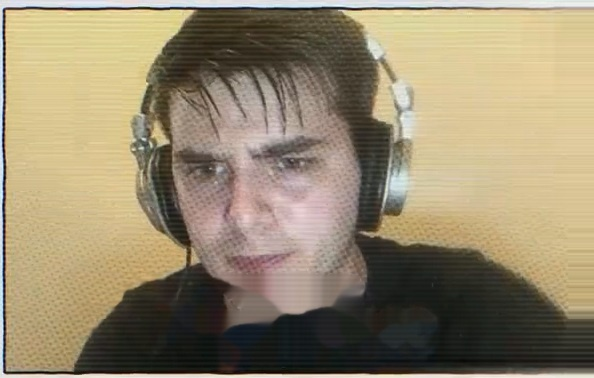
#> input picture skills/doc-shorts/template/examples/google-origin/assets/frame_card_t02.jpg, 594 x 378 px, given in place of 006.png, which was not available
$ python reltf_b.py 5 5 5 ../assets/frame_card_t02.jpg   (Python 2 division)
#> lines starting #> are read from the running program, lines starting #| are printed output that depends on the picture; pictures that were not available may be replaced by others from this repository, and a replacement may not be noted
"""Similarity transform of each reference tick relative to a master tick, using features in a
region mask (screen coords of the tick being matched).
usage: python tools/reltf_b.py MASTER TICK0 TICK1 [region y0 y1 x0 x1 | -] [ign y0 y1 x0 x1]"""
import sys, json
import cv2
import numpy as np
REF = "../reference/f10/{:03d}.png"
master = int(sys.argv[1]); k0, k1 = int(sys.argv[2]), int(sys.argv[3])
reg = [int(v) for v in sys.argv[4:8]] if len(sys.argv) >= 8 and sys.argv[4] != "-" else None
sift = cv2.SIFT_create(nfeatures=5000)
mg = cv2.imread(REF.format(master + 1), cv2.IMREAD_GRAYSCALE)
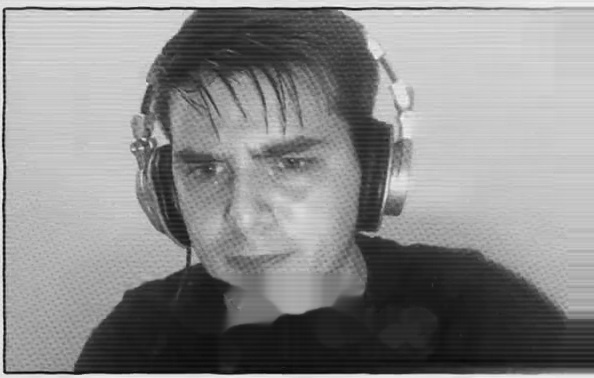
#> mg: shape (378, 594); min 3, max 251, mean 138.1
km, dm = sift.detectAndCompute(mg, None)
#> km = 1042 keypoints; strongest (x, y, size): (4, 54, 2.3), (4, 48, 2.3), (4, 65, 2.3), (4, 43, 2.3)
out = {}
for k in range(k0, k1 + 1):
    g = cv2.imread(REF.format(k + 1), cv2.IMREAD_GRAYSCALE)
    mask = np.zeros_like(g) if reg else np.full_like(g, 255)
    if reg: mask[reg[0]:reg[1], reg[2]:reg[3]] = 255
    kk, dk = sift.detectAndCompute(g, mask)
#> kk has the same summary as km
    m = cv2.BFMatcher().knnMatch(dk, dm, k=2)
#> m = 1042 matches
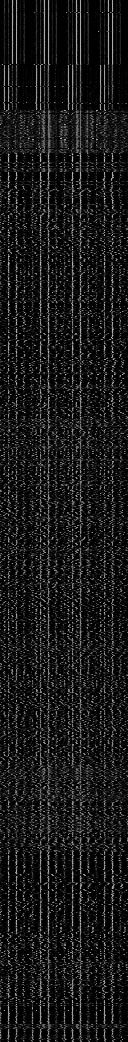
#> dk: shape (1042, 128) float32; min 0, max 207, mean 25
    good = [a for a, b in (p for p in m if len(p) == 2) if a.distance < 0.75 * b.distance]
#> good = 1042 matches
    if len(good) < 8: print(k, "few", len(good)); continue
    pk = np.float32([kk[x.queryIdx].pt for x in good]); pm = np.float32([km[x.trainIdx].pt for x in good])
#> after `pk = np.float32([kk[x.queryIdx].pt for x in good])`: pk = 1042 pairs, first value 3.17 to 569.5, second value 5.4 to 372.2
#> after `pm = np.float32([km[x.trainIdx].pt for x in good])`: pm has the same summary as pk
    # transform from MASTER coords to tick-k screen coords
    M, inl = cv2.estimateAffinePartial2D(pm, pk, method=cv2.RANSAC, ransacReprojThreshold=2.5, maxIters=5000)
#> M = [[1, 0, 0], [0, 1, 0]]; inl = 1042 values from 1 to 1
    s = float(np.hypot(M[0, 0], M[1, 0])); r = float(np.degrees(np.arctan2(M[1, 0], M[0, 0])))
#> after `s = float(np.hypot(M[0, 0], M[1, 0]))`: s = 1
#> after `r = float(np.degrees(np.arctan2(M[1, 0], M[0, 0])))`: r = 0
    out[k] = dict(s=s, rot=r, A=M.tolist(), inl=int(inl.sum()))
    print(f"{k} s={s:.4f} rot={r:6.2f} tx={M[0,2]:8.1f} ty={M[1,2]:8.1f} inl={int(inl.sum())}/{len(good)}")
#| 5 s=1.0000 rot=  0.00 tx=     0.0 ty=     0.0 inl=1042/1042
json.dump(out, open(f"/tmp/rel_{master}_{k0}_{k1}.json", "w"), indent=1)

$ run again, on skills/doc-shorts/template/examples/google-origin/assets/frame_card_t04.jpg
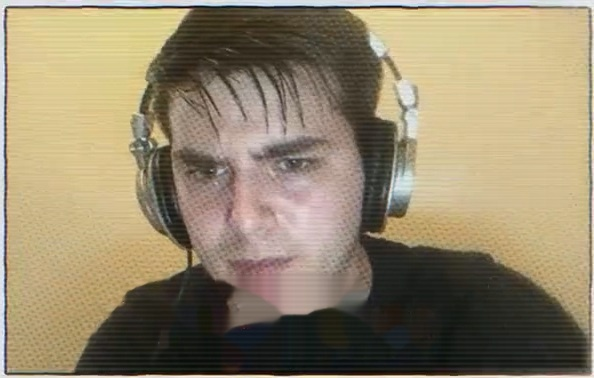
#> input picture skills/doc-shorts/template/examples/google-origin/assets/frame_card_t04.jpg, 594 x 378 px, given in place of 006.png, which was not available
#> `mg = cv2.imread(REF.format(master + 1), cv2.IMREAD_GRAYSCALE)`:
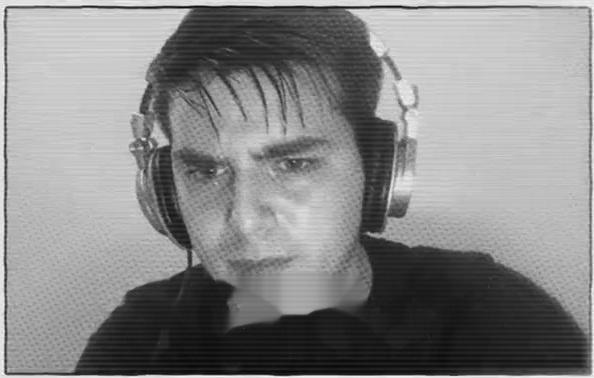
#> mg: shape (378, 594); min 7, max 251, mean 135.4
#> km = 1179 keypoints; strongest (x, y, size): (6, 11, 2.3), (5, 113, 2.2), (5, 146, 2.4), (5, 124, 2.2)
#> kk has the same summary as km
#> m = 1179 matches
#> `m = cv2.BFMatcher().knnMatch(dk, dm, k=2)`:
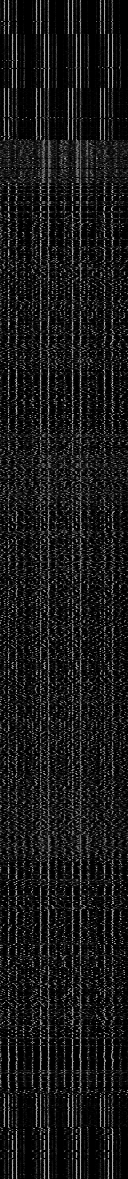
#> dk: shape (1179, 128) float32; min 0, max 202, mean 24.5
#> pk = 1179 pairs, first value 2.42 to 590.8, second value 4.5 to 373.1
#> pm has the same summary as pk
#> M = [[1, 0, 0], [0, 1, 0]]; inl = 1179 values from 1 to 1
#> s = 1
#> r = 0
#| 5 s=1.0000 rot=  0.00 tx=     0.0 ty=     0.0 inl=1179/1179
